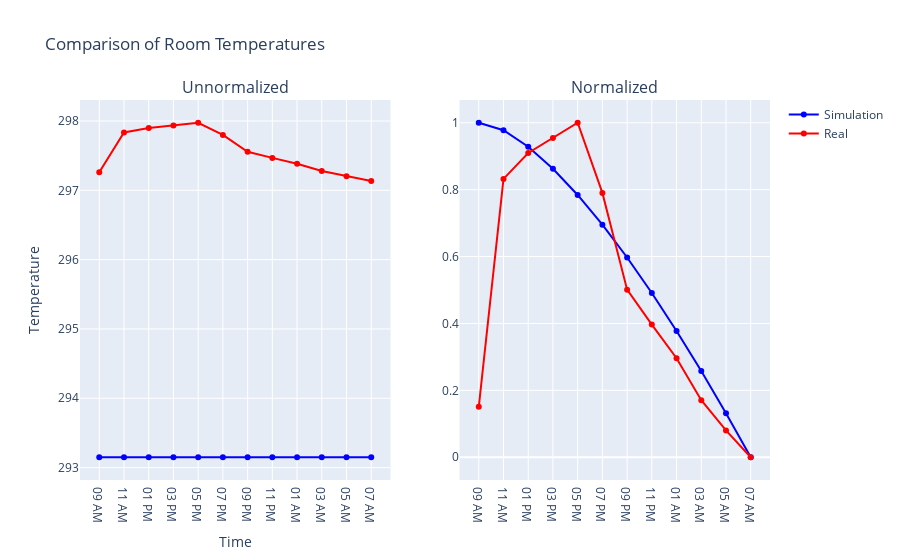

The cell this chart's notebook holds for it:
### Code cell
fig = go.Figure()

fig = make_subplots(rows=1, cols=2, shared_yaxes=False, subplot_titles=("Unnormalized", "Normalized"))

ix_times = [ix_time for ix_time,_ in enumerate(v1.all_wall_temps) if ix_time%(min_interv*4)==0]
timestamps = [(pd.Timedelta(times[i], "m") + v1.twall.ext_temps.index[0]).strftime('%I %p') for i in ix_times]


fig.add_trace(go.Scatter(x=timestamps, y=temps[ix_times], mode='markers+lines', name="Simulation", line=dict(color="blue")), row = 1, col = 1)
fig.add_trace(go.Scatter(x=timestamps, y=v1.twall.real_temps[ix_times], mode='markers+lines', name="Real", 
line=dict(color="red")
 ), row = 1, col = 1)


fig.add_trace(go.Scatter(x=timestamps, y=h.normalize(temps[ix_times]), mode='markers+lines', name="Simulation", line=dict(color="blue"), showlegend=False), row = 1, col = 2)
fig.add_trace(go.Scatter(x=timestamps, y=h.normalize(v1.twall.real_temps[ix_times]),23 mode='markers+lines', name="Real",
line=dict(color="red"), showlegend=False
 ), row = 1, col = 2)

fig.update_layout(xaxis_title='Time',
                  yaxis_title='Temperature',
                  title='Comparison of Room Temperatures')

### Figure 1 — Plotly figure (JSON) as saved in the notebook; plotly's stock layout.template omitted (floating-point values rounded to 4 significant figures)
{"data": [{"line": {"color": "blue"}, "mode": "markers+lines", "name": "Simulation", "type": "scatter", "x": ["09 AM", "11 AM", "01 PM", "03 PM", "05 PM", "07 PM", "09 PM", "11 PM", "01 AM", "03 AM", "05 AM", "07 AM"], "xaxis": "x", "y": [293.1, 293.1, 293.1, 293.1, 293.1, 293.1, 293.1, 293.1, 293.1, 293.1, 293.1, 293.1], "yaxis": "y"}, {"line": {"color": "red"}, "mode": "markers+lines", "name": "Real", "type": "scatter", "x": ["09 AM", "11 AM", "01 PM", "03 PM", "05 PM", "07 PM", "09 PM", "11 PM", "01 AM", "03 AM", "05 AM", "07 AM"], "xaxis": "x", "y": [297.3, 297.8, 297.9, 297.9, 298.0, 297.8, 297.6, 297.5, 297.4, 297.3, 297.2, 297.1], "yaxis": "y"}, {"line": {"color": "blue"}, "mode": "markers+lines", "name": "Simulation", "showlegend": false, "type": "scatter", "x": ["09 AM", "11 AM", "01 PM", "03 PM", "05 PM", "07 PM", "09 PM", "11 PM", "01 AM", "03 AM", "05 AM", "07 AM"], "xaxis": "x2", "y": [1, 0.9778, 0.9285, 0.8626, 0.7842, 0.6953, 0.5972, 0.4911, 0.3777, 0.2576, 0.1315, 0], "yaxis": "y2"}, {"line": {"color": "red"}, "mode": "markers+lines", "name": "Real", "showlegend": false, "type": "scatter", "x": ["09 AM", "11 AM", "01 PM", "03 PM", "05 PM", "07 PM", "09 PM", "11 PM", "01 AM", "03 AM", "05 AM", "07 AM"], "xaxis": "x2", "y": [0.1507, 0.8322, 0.9095, 0.9543, 1, 0.7903, 0.501, 0.3966, 0.2959, 0.1707, 0.08022, 0], "yaxis": "y2"}], "layout": {"annotations": [{"font": {"size": 16}, "showarrow": false, "text": "Unnormalized", "x": 0.225, "xanchor": "center", "xref": "paper", "y": 1, "yanchor": "bottom", "yref": "paper"}, {"font": {"size": 16}, "showarrow": false, "text": "Normalized", "x": 0.775, "xanchor": "center", "xref": "paper", "y": 1, "yanchor": "bottom", "yref": "paper"}], "title": {"text": "Comparison of Room Temperatures"}, "xaxis": {"anchor": "y", "domain": [0, 0.45], "title": {"text": "Time"}}, "xaxis2": {"anchor": "y2", "domain": [0.55, 1]}, "yaxis": {"anchor": "x", "domain": [0, 1], "title": {"text": "Temperature"}}, "yaxis2": {"anchor": "x2", "domain": [0, 1]}}}
